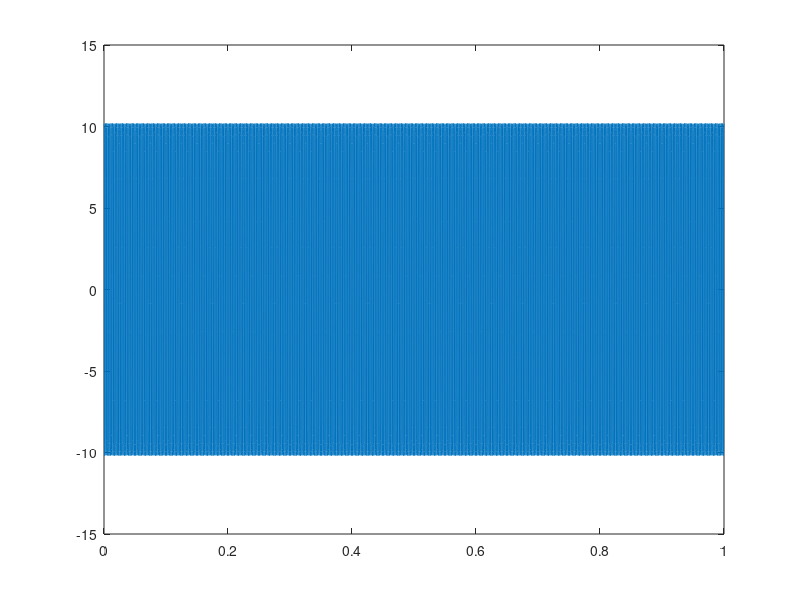

The MATLAB script that drew this image:
% Programa para la suma de diferentes funciones que es la suma infinita
% de senos

clear
    t=0:0.0001:1;
    w=440;
    y=zeros(size(t));
for k=1:10
    for i=1:k
        y=(((-1)^(i+1))/(2*i-1))*cos((2*i-1)*2*pi*w*t)+y;  
    end
    yf=4/pi*y;
    %figure
    plot(t,yf)
    sound(yf,10000)
    pause(1)
end  